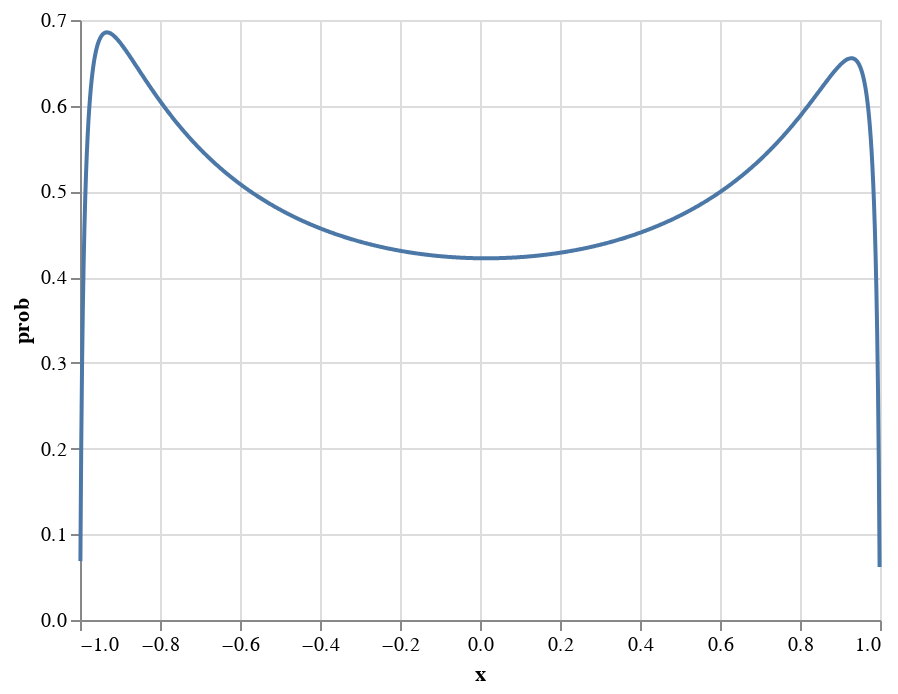

Notebook source saved alongside this figure:
### Code cell
mu, log_std = fit_data(data, SquashedNormal)

### Figure 1 — Vega-Lite specification as saved in the notebook (floating-point values rounded to 4 significant figures; data arrays with more than 128 entries replaced by an {"elided": "..."} marker saying what was removed)
{"config": {"view": {"continuousWidth": 400, "continuousHeight": 300}}, "data": {"name": "data-95bee35551d3b4caed61e164a5518452"}, "mark": "line", "encoding": {"x": {"type": "quantitative", "field": "x"}, "y": {"type": "quantitative", "field": "prob"}}, "$schema": "https://vega.github.io/schema/vega-lite/v4.8.1.json", "datasets": {"data-95bee35551d3b4caed61e164a5518452": {"elided": "1000 records"}}}
